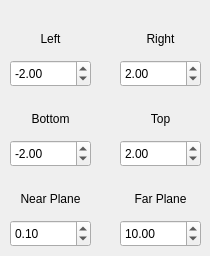
    <widget class="QWidget" name="tab_3">
     <attribute name="title">
      <string>Frustum</string>
     </attribute>
     <widget class="QDoubleSpinBox" name="doubleSpinBox_12">
      <property name="geometry">
       <rect>
        <x>10</x>
        <y>140</y>
        <width>81</width>
        <height>27</height>
       </rect>
      </property>
      <property name="minimum">
       <double>-100.000000000000000</double>
      </property>
      <property name="maximum">
       <double>100.000000000000000</double>
      </property>
      <property name="singleStep">
       <double>0.100000000000000</double>
      </property>
      <property name="value">
       <double>-2.000000000000000</double>
      </property>
     </widget>
     <widget class="QLabel" name="label_13">
      <property name="geometry">
       <rect>
        <x>120</x>
        <y>190</y>
        <width>81</width>
        <height>17</height>
       </rect>
      </property>
      <property name="text">
       <string>Far Plane</string>
      </property>
      <property name="alignment">
       <set>Qt::AlignCenter</set>
      </property>
     </widget>
     <widget class="QLabel" name="label_14">
      <property name="geometry">
       <rect>
        <x>120</x>
        <y>30</y>
        <width>81</width>
        <height>17</height>
       </rect>
      </property>
      <property name="text">
       <string>Right</string>
      </property>
      <property name="alignment">
       <set>Qt::AlignCenter</set>
      </property>
     </widget>
     <widget class="QLabel" name="label_15">
      <property name="geometry">
       <rect>
        <x>10</x>
        <y>110</y>
        <width>81</width>
        <height>17</height>
       </rect>
      </property>
      <property name="text">
       <string>Bottom</string>
      </property>
      <property name="alignment">
       <set>Qt::AlignCenter</set>
      </property>
     </widget>
     <widget class="QDoubleSpinBox" name="doubleSpinBox_13">
      <property name="geometry">
       <rect>
        <x>120</x>
        <y>60</y>
        <width>81</width>
        <height>27</height>
       </rect>
      </property>
      <property name="minimum">
       <double>-100.000000000000000</double>
      </property>
      <property name="maximum">
       <double>100.000000000000000</double>
      </property>
      <property name="singleStep">
       <double>0.100000000000000</double>
      </property>
      <property name="value">
       <double>2.000000000000000</double>
      </property>
     </widget>
     <widget class="QDoubleSpinBox" name="doubleSpinBox_14">
      <property name="geometry">
       <rect>
        <x>120</x>
        <y>140</y>
        <width>81</width>
        <height>27</height>
       </rect>
      </property>
      <property name="minimum">
       <double>-100.000000000000000</double>
      </property>
      <property name="maximum">
       <double>100.000000000000000</double>
      </property>
      <property name="singleStep">
       <double>0.100000000000000</double>
      </property>
      <property name="value">
       <double>2.000000000000000</double>
      </property>
     </widget>
     <widget class="QDoubleSpinBox" name="doubleSpinBox_15">
      <property name="geometry">
       <rect>
        <x>10</x>
        <y>60</y>
        <width>81</width>
        <height>27</height>
       </rect>
      </property>
      <property name="minimum">
       <double>-100.000000000000000</double>
      </property>
      <property name="maximum">
       <double>100.000000000000000</double>
      </property>
      <property name="singleStep">
       <double>0.100000000000000</double>
      </property>
      <property name="value">
       <double>-2.000000000000000</double>
      </property>
     </widget>
     <widget class="QLabel" name="label_16">
      <property name="geometry">
       <rect>
        <x>120</x>
        <y>110</y>
        <width>81</width>
        <height>17</height>
       </rect>
      </property>
      <property name="text">
       <string>Top</string>
      </property>
      <property name="alignment">
       <set>Qt::AlignCenter</set>
      </property>
     </widget>
     <widget class="QDoubleSpinBox" name="doubleSpinBox_16">
      <property name="geometry">
       <rect>
        <x>10</x>
        <y>220</y>
        <width>81</width>
        <height>27</height>
       </rect>
      </property>
      <property name="minimum">
       <double>0.000000000000000</double>
      </property>
      <property name="maximum">
       <double>10000.000000000000000</double>
      </property>
      <property name="singleStep">
       <double>0.100000000000000</double>
      </property>
      <property name="value">
       <double>0.100000000000000</double>
      </property>
     </widget>
     <widget class="QDoubleSpinBox" name="doubleSpinBox_17">
      <property name="geometry">
       <rect>
        <x>120</x>
        <y>220</y>
        <width>81</width>
        <height>27</height>
       </rect>
      </property>
      <property name="minimum">
       <double>0.000000000000000</double>
      </property>
      <property name="maximum">
       <double>10000.000000000000000</double>
      </property>
      <property name="singleStep">
       <double>0.100000000000000</double>
      </property>
      <property name="value">
       <double>10.000000000000000</double>
      </property>
     </widget>
     <widget class="QLabel" name="label_17">
      <property name="geometry">
       <rect>
        <x>10</x>
        <y>190</y>
        <width>81</width>
        <height>17</height>
       </rect>
      </property>
      <property name="text">
       <string>Near Plane</string>
      </property>
      <property name="alignment">
       <set>Qt::AlignCenter</set>
      </property>
     </widget>
     <widget class="QLabel" name="label_18">
      <property name="geometry">
       <rect>
        <x>10</x>
        <y>30</y>
        <width>81</width>
        <height>17</height>
       </rect>
      </property>
      <property name="text">
       <string>Left</string>
      </property>
      <property name="alignment">
       <set>Qt::AlignCenter</set>
      </property>
     </widget>
    </widget>
